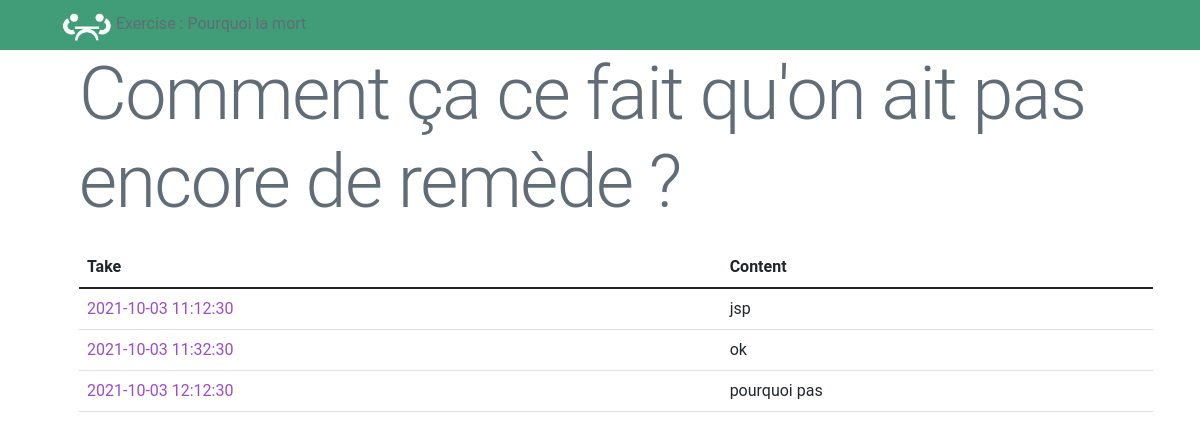
/?action=showStatExerciseByField&field=2, run on the app's committed database.
### tables this page shows
CREATE TABLE IF NOT EXISTS `exercises`
(
    `id`    INT(11)      NOT NULL AUTO_INCREMENT,
    `title` VARCHAR(255) NOT NULL,
    `state` INT(11)      NOT NULL DEFAULT 0,
    PRIMARY KEY (`id`)
);

CREATE TABLE IF NOT EXISTS `fields`
(
    `id`           INT(11)      NOT NULL AUTO_INCREMENT,
    `label`        VARCHAR(255) NOT NULL,
    `value_kind`   INT(11)      NOT NULL,
    `exercises_id` INT(11)      NOT NULL,
    PRIMARY KEY (`id`, `exercises_id`),
    INDEX `fk_fields_exercises1_idx` (`exercises_id` ASC),
    CONSTRAINT `fk_fields_exercises1`
        FOREIGN KEY (`exercises_id`)
            REFERENCES `exercise_looper`.`exercises` (`id`)
            ON DELETE NO ACTION
            ON UPDATE NO ACTION
);

CREATE TABLE IF NOT EXISTS `takes`
(
    `id`         INT(11)   NOT NULL AUTO_INCREMENT,
    `time_stamp` TIMESTAMP NOT NULL,
    PRIMARY KEY (`id`)
);

CREATE TABLE IF NOT EXISTS `answers`
(
    `id`        INT(11) NOT NULL AUTO_INCREMENT,
    `response`  TEXT    NOT NULL,
    `fields_id` INT(11) NOT NULL,
    `takes_id`  INT(11) NOT NULL,
    PRIMARY KEY (`id`, `fields_id`, `takes_id`),
    INDEX `fk_answers_fields1_idx` (`fields_id` ASC) VISIBLE,
    INDEX `fk_answers_takes1_idx` (`takes_id` ASC) VISIBLE,
    CONSTRAINT `fk_answers_fields1`
        FOREIGN KEY (`fields_id`)
            REFERENCES `fields` (`id`)
            ON DELETE NO ACTION
            ON UPDATE NO ACTION,
    CONSTRAINT `fk_answers_takes1`
        FOREIGN KEY (`takes_id`)
            REFERENCES `takes` (`id`)
            ON DELETE NO ACTION
            ON UPDATE NO ACTION,
    CONSTRAINT unique_take_for_answer UNIQUE (fields_id, takes_id)
);

### Controller/MainController.php (called while the page is built, shortened)
<?php
class mainController
{
    private ExerciseController $exerciseController;
    private FieldController $fieldController;
    public function __construct()
    {
        $this->exerciseController = new ExerciseController();
        $this->fieldController = new FieldController();
    }
    public function showStatExerciseByField()
    {
        $field = $this->fieldController->find($_GET['field']);
        $exercise = $this->exerciseController->find($field->exercises_id);
        include_once "View/StatExerciseByField.php";
        $contenu = ob_get_clean();
        require dirname(__DIR__, 1) . "/View/Layout.php";
    }
}

### Model/DbConnector.php (called while the page is built, shortened)
<?php
class DbConnector
{
    private static function getPDO(){
        $DB = null;
        try{
            $DB = new PDO($DSN,$USERNAME,$PASSWORD);
        }catch(Exception $exception){
            throw new Exception("An exception has occurred when trying to connect to the database!");
        }
        $DB->exec("set names utf8");
        $DB->setAttribute(PDO::ATTR_ERRMODE, PDO::ERRMODE_EXCEPTION);
        return $DB;
    }
    static function select($query, $params, $multirecord) {
        $DB = self::getPDO();
        try {
            $statement = $DB->prepare($query);
            $statement->execute($params);
            if ($multirecord)
            {
                $queryResult = $statement->fetchAll(PDO::FETCH_ASSOC);
            } else {
                $queryResult = $statement->fetch(PDO::FETCH_ASSOC);
            }
            return $queryResult;
        } catch (PDOException $e) {
            error_log($e->getMessage());
            return null;
        }
    }
    static function selectMany($query, $params = []) {
        return self::select($query, $params, true);
    }
    static function selectOne($query, $params = []) {
        return self::select($query, $params, false);
    }
}

### Model/Field.php (called while the page is built, shortened)
<?php
class Field
{
    private int $id;
    public function __construct(string $label, int $value_kind, int $exercises_id, int $id = null)
    {
        $this->label = $label;
        $this->exercises_id = $exercises_id;
        if ($id != null) $this->id = $id;
    }
    static function find($id): ?Field
    {
        $res = DbConnector::selectOne("select * from fields where id=:id;", ["id" => $id]);
        return isset($res['label']) ? new Field($res['label'], $res['value_kind'], $res['exercises_id'], $res['id']) : null;
    }
    public function getId(): int
    {
        return $this->id;
    }
    public function takes(): array
    {
        $res = DbConnector::selectMany("SELECT takes.id, time_stamp FROM takes INNER JOIN answers ON answers.takes_id = takes.id WHERE answers.fields_id = :fields_id", ["fields_id" => $this->id]);
        $return = [];
        foreach ($res as $result) {
            $return[] = Take::make($result);
        }
        return $return;
    }
}

### Controller/FieldController.php (called while the page is built, shortened)
<?php
class FieldController
{
    public function find(int $id){
        return Field::find($id);
    }
}

### Model/Take.php (called while the page is built, shortened)
<?php
class Take
{
    public int $id;
    static function make(array $params)
    {
        $take = new Take();
        if (isset($params['id'])) {
            $take->id = $params['id'];
        }
        $take->timeStamp = date("Y-m-d H:i:s", strtotime($params['time_stamp']));
        return $take;
    }
    public function answers(): array
    {
        $answers = Answer::where("takes_id",$this->id);
        return $answers;
    }
}

### Model/Answer.php (called while the page is built, shortened)
<?php
class Answer
{
    static function make(array $params)
    {
        $answer = new Answer();
        if (isset($params['id'])) {
            $answer->id = $params['id'];
        }
        $answer->response = $params['response'];
        $answer->field = $params['field'];
        $answer->take = $params['take'];
        return $answer;
    }
    static function where($field,$value): array
    {
        $result = DbConnector::selectMany("select * from answers where $field = :value;",["value"=>$value]);
        $return = [];
        foreach ($result as $res){
            $return[] = self::make(["id" => $res["id"], "response" => $res['response'], "field" => $res['fields_id'], "take" => $res['takes_id']]);
        }
        return $return;
    }
}

### Model/Exercise.php (called while the page is built, shortened)
<?php
class Exercise
{
    static function make(array $params)
    {
        $exercise = new Exercise();
        if (isset($params['id'])) {
            $exercise->id = $params['id'];
        }
        $exercise->title = $params['title'];
        $exercise->state = $params['state'];
        return $exercise;
    }
    static function find(int $id): ?Exercise
    {
        $res = DbConnector::selectOne("SELECT * FROM exercises WHERE id = :id", ['id' => $id]);
        return self::make(["id" => $res["id"], "title" => $res['title'], "state" => $res['state']]);
    }
}

### Controller/ExerciseController.php (called while the page is built, shortened)
<?php
class ExerciseController
{
    public function find(int $id){
         return Exercise::find($id);
    }
}

### View/StatExerciseByField.php (the view)
<section class="row">
    <div class="column">
        <h1><?= $field->label ?></h1>
        <table class="table">
            <thead>
            <tr>
                <th>Take</th>
                <th>Content</th>
            </tr>
            </thead>
            <tbody>
            <?php foreach ($field->takes() as $take) : ?>
                <tr>
                    <td>
                        <a class="link_title" href="?action=showStatExerciseByTake&take=<?= $take->id ?>"><?= $take->timeStamp ?></a>
                    </td>
                    <?php foreach ($take->answers() as $answer) : ?>
                        <?php if ($answer->field == $field->getId()): ?>
                            <td>
                                <a>
                                    <?= $answer->response ?>
                                </a>
                            </td>
                        <?php endif; ?>
                    <?php endforeach; ?>
                </tr>
            <?php endforeach; ?>
            </tbody>
        </table>
    </div>
</section>

### View/Components/Header/Results.php (shortened to what this page needs)
    <header class="results">
        <section class="container">
            <a href="?"><img id="Logo" src="View/Style/Assets/logo.png"></a>
            <?php if ($_GET['action'] == "showStatExercise" || $_GET['action'] == "showStatExerciseByField" || $_GET['action'] == "showStatExerciseByTake"  ) { ?>
                <a>Exercise : <span><?= $exercise->title ?></span></a>
            <?php } ?>
        </section>
    </header>
<?php
$header = ob_get_clean();

### index.php (shortened to what this page needs)
<?php
$mainController = new mainController();
if (isset($_GET['action'])) {
    switch ($_GET['action']) {
        case 'showStatExerciseByField':
            $mainController->showStatExerciseByField();
            break;
    }
}else{
    $mainController->showHome();
}

### View/Layout.php (shortened to what this page needs)
<?php
require_once $headerPath;
?>
<!DOCTYPE html>
<html lang="fr">
<head>
    <link href="https://cdn.jsdelivr.net/npm/bootstrap@5.1.1/dist/css/bootstrap.min.css" rel="stylesheet">
    <link rel="stylesheet" href="/View/Style/CSS/Global.css">
</head>
<body>
    <?= $header; ?>
<main class="container">
    <?= $contenu; ?>
</main>
</body>
</html>

### View/Style/CSS/Global.css (style rules this page uses)
header.results { background: #419d78; height: 50px; }
#Logo { height: 50px; }
.link_title { text-decoration: none; color: #9b4dca; }
body { margin: 0; color: #606c76 !important; font-family: "Roboto", "Helvetica Neue", "Helvetica", "Arial", sans-serif; display: flex; justify-content: center; flex-direction: column; }
.row { flex-direction: row; flex-wrap: nowrap !important; justify-content: space-between; width: calc(100% + 2.0rem); margin: auto !important; text-align: left; }
.row .column { display: block; flex: 1 1 auto; margin-left: 5px; margin-right: 5px; max-width: 100%; width: 100%; }
td, tr { border-bottom: 0.1rem solid #e1e1e1; }
.container { margin: 0 auto; padding: 0 2rem; position: relative; }
h1 { font-size: 4.6rem; margin: 0; font-weight: 300; letter-spacing: -0.1rem; margin-bottom: 20px; }

### data on the page
exercises: title "Pourquoi la mort"
fields: label "Comment ça ce fait qu'on ait pas encore de remède ?"
takes: time_stamp "2021-10-03 11:12:30"
answers: response "jsp"
takes: time_stamp "2021-10-03 11:32:30"
answers: response "ok"
takes: time_stamp "2021-10-03 12:12:30"
answers: response "pourquoi pas"
